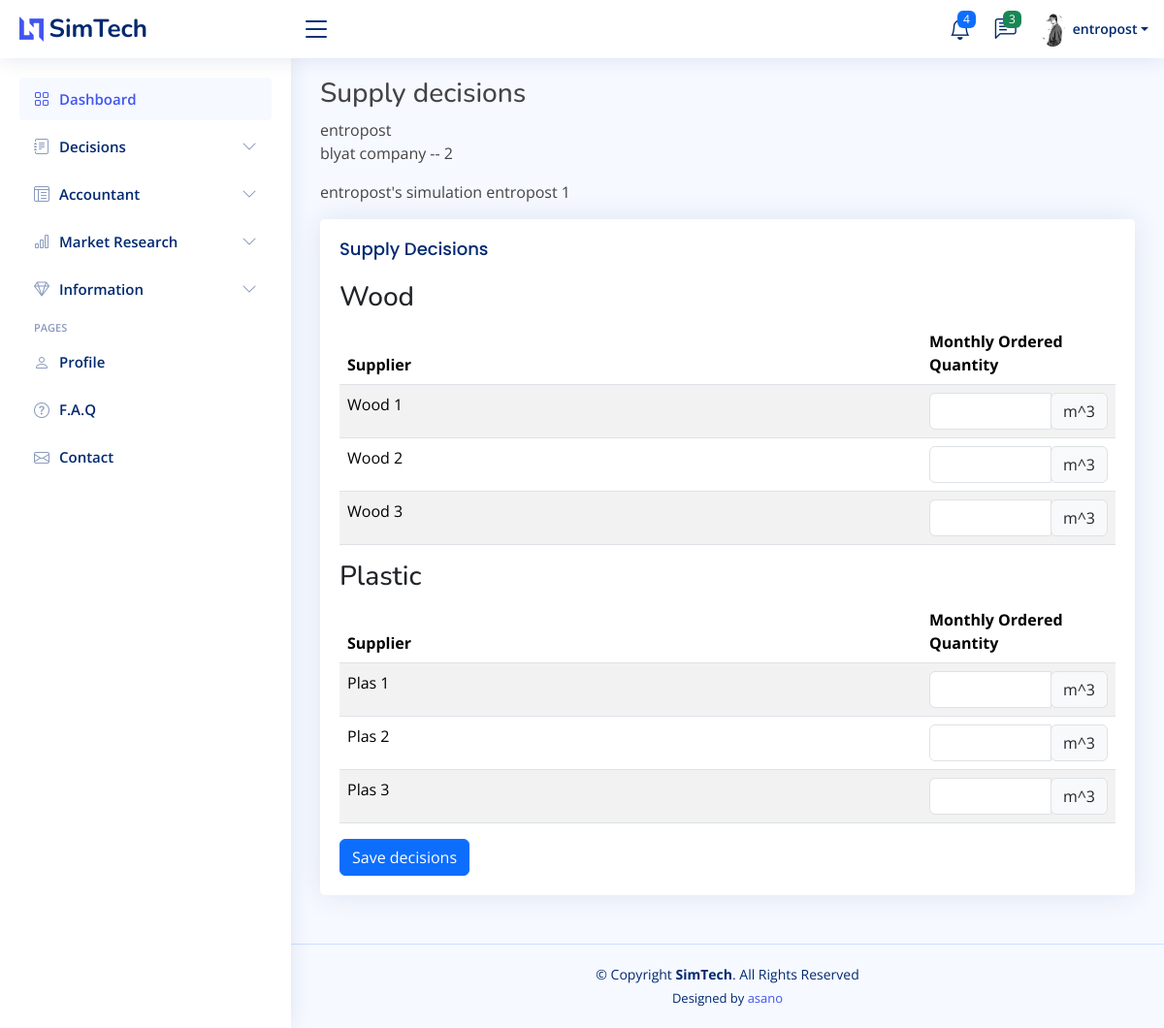
Page /play/session/3/decisions/supply (signed in) on the earlier database version.
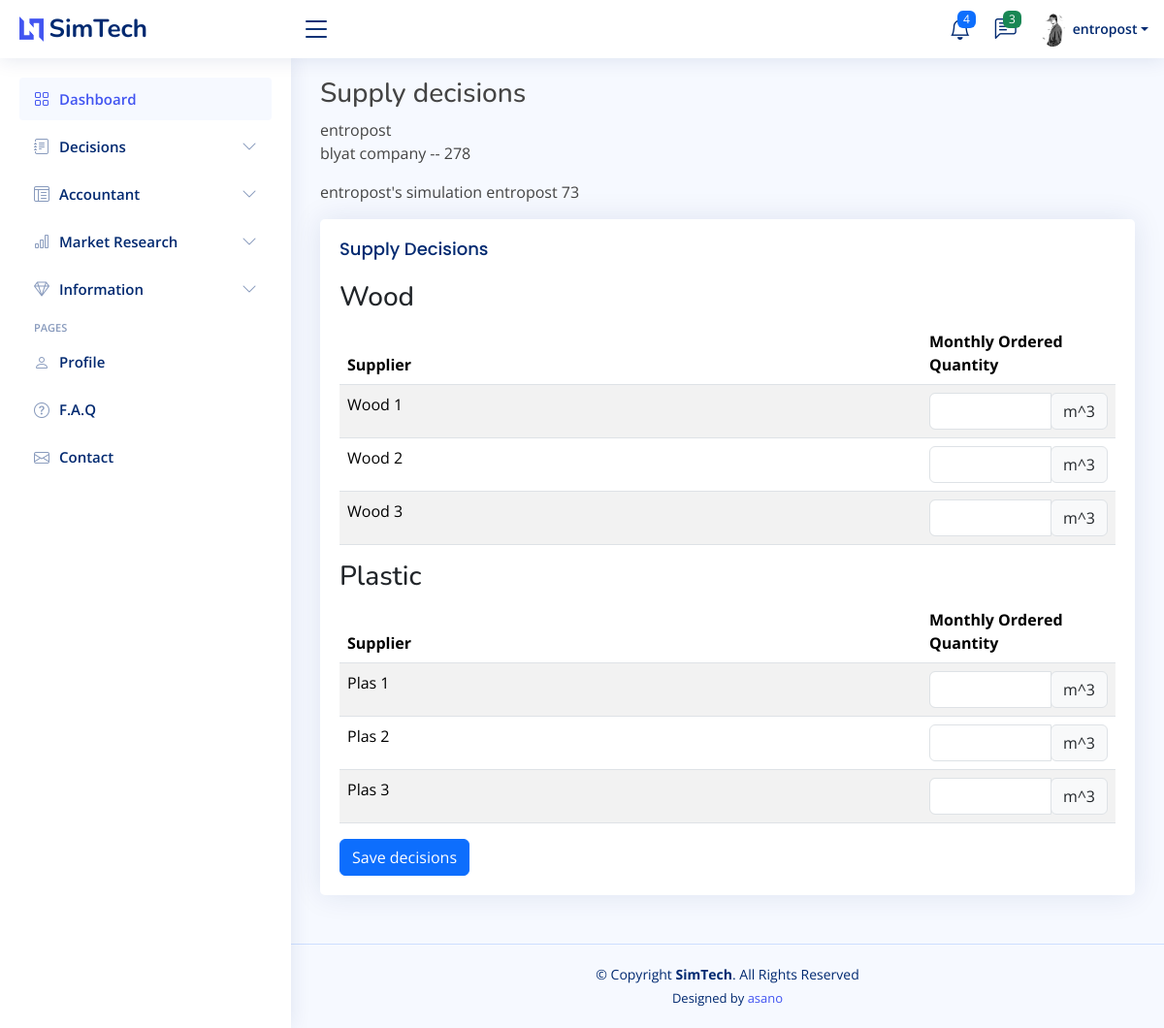
Same page on the later database version.
### simGame/models.py (models this page shows)
class Company(models.Model):
    simgame = models.ForeignKey(simGame, on_delete = models.RESTRICT)
    owner = models.ForeignKey(User, on_delete = models.RESTRICT, null = True)
    month = models.IntegerField()
    name = models.CharField(max_length=100)
    priceP1 = models.DecimalField(max_digits=8, decimal_places=2, null = True, blank = True)
    priceP2 = models.DecimalField(max_digits=8, decimal_places=2, null = True, blank = True)
    priceP3 = models.DecimalField(max_digits=8, decimal_places=2, null = True, blank = True)
    pubBrand = models.DecimalField(max_digits=8, decimal_places=2, null = True, blank = True)
    pubP1 = models.DecimalField(max_digits=8, decimal_places=2, null = True, blank = True)
    pubP2 = models.DecimalField(max_digits=8, decimal_places=2, null = True, blank = True)
    pubP3 = models.DecimalField(max_digits=8, decimal_places=2, null = True, blank = True)
    payDelP1 = models.IntegerField(null = True, blank = True)
    payDelP2 = models.IntegerField(null = True, blank = True)
    payDelP3 = models.IntegerField(null = True, blank = True)
    prodOrderP1 = models.IntegerField(null = True, blank = True)
    prodOrderP2 = models.IntegerField(null = True, blank = True)
    prodOrderP3 = models.IntegerField(null = True, blank = True)
    acqMoul = models.IntegerField(null = True, blank = True)
    acqFin = models.IntegerField(null = True, blank = True)
    cesMoul = models.IntegerField(null = True, blank = True)
    cesFin = models.IntegerField(null = True, blank = True)
    newLeasingMoul = models.IntegerField(null = True, blank = True)
    newLeasingFin = models.IntegerField(null = True, blank = True)
    comWood1 = models.DecimalField(max_digits=8, decimal_places=2, null = True, blank = True)
    comWood2 = models.DecimalField(max_digits=8, decimal_places=2, null = True, blank = True)
    comWood3 = models.DecimalField(max_digits=8, decimal_places=2, null = True, blank = True)
    comPlastic1 = models.DecimalField(max_digits=8, decimal_places=2, null = True, blank = True)
    comPlastic2 = models.DecimalField(max_digits=8, decimal_places=2, null = True, blank = True)
    comPlastic3 = models.DecimalField(max_digits=8, decimal_places=2, null = True, blank = True)
    commercialRepHirings = models.IntegerField(null = True, blank = True)
    commercialRepDismissals = models.IntegerField(null = True, blank = True)
    commercialRepBaseSalary = models.DecimalField(max_digits=8, decimal_places=2, null = True, blank = True)
    commercialRepCommisions = models.DecimalField(max_digits=4, decimal_places=2, null = True, blank = True)
    productionDirHirings = models.IntegerField(null = True, blank = True)
    productionDirDismissals = models.IntegerField(null = True, blank = True)
    productionDirBaseSalary = models.DecimalField(max_digits=8, decimal_places=2, null = True, blank = True)
    productionExecHirings = models.IntegerField(null = True, blank = True)
    productionExecDismissals = models.IntegerField(null = True, blank = True)
    productionExecBaseSalary = models.DecimalField(max_digits=8, decimal_places=2, null = True, blank = True)
    productionEmpHirings = models.IntegerField(null = True, blank = True)
    productionEmpDismissals = models.IntegerField(null = True, blank = True)
    productionEmpBaseSalary = models.DecimalField(max_digits=8, decimal_places=2, null = True, blank = True)
    supplyDirHirings = models.IntegerField(null = True, blank = True)
    supplyDirDismissals = models.IntegerField(null = True, blank = True)
    supplyDirBaseSalary = models.DecimalField(max_digits=8, decimal_places=2, null = True, blank = True)
    supplyExecHirings = models.IntegerField(null = True, blank = True)
    supplyExecDismissals = models.IntegerField(null = True, blank = True)
    supplyExecBaseSalary = models.DecimalField(max_digits=8, decimal_places=2, null = True, blank = True)
    supplyEmpHirings = models.IntegerField(null = True, blank = True)
    supplyEmpDismissals = models.IntegerField(null = True, blank = True)
    supplyEmpBaseSalary = models.DecimalField(max_digits=8, decimal_places=2, null = True, blank = True)
    administrationDirHirings = models.IntegerField(null = True, blank = True)
    administrationDirDismissals = models.IntegerField(null = True, blank = True)
    administrationDirBaseSalary = models.DecimalField(max_digits=8, decimal_places=2, null = True, blank = True)
    administrationExecHirings = models.IntegerField(null = True, blank = True)
    administrationExecDimissals = models.IntegerField(null = True, blank = True)
    administrationExecBaseSalary = models.IntegerField(null = True, blank = True)
    administrationEmpHirings = models.IntegerField(null = True, blank = True)
    administrationEmpDismissals = models.IntegerField(null = True, blank = True)
    administrationEmpBaseSalary = models.DecimalField(max_digits=8, decimal_places=2, null = True, blank = True)
    savingsInvestment = models.DecimalField(max_digits=10, decimal_places=2, null = True, blank = True)
    savingsWithdrawal = models.DecimalField(max_digits=10, decimal_places=2, null = True, blank = True)
    insuranceSubscription = models.BooleanField(null = True, blank = True)
    scoreQAP1 = models.DecimalField(max_digits=5, decimal_places=2, null = True, blank = True)
    scoreQAP2 = models.DecimalField(max_digits=5, decimal_places=2, null = True, blank = True)
    scoreQAP3 = models.DecimalField(max_digits=5, decimal_places=2, null = True, blank = True)
    scoreQPP1 = models.DecimalField(max_digits=5, decimal_places=2, null = True, blank = True)
    scoreQPP2 = models.DecimalField(max_digits=5, decimal_places=2, null = True, blank = True)
    scoreQPP3 = models.DecimalField(max_digits=5, decimal_places=2, null = True, blank = True)
    scoreSatP1 = models.DecimalField(max_digits=5, decimal_places=2, null = True, blank = True)
    scoreSatP2 = models.DecimalField(max_digits=5, decimal_places=2, null = True, blank = True)
    scoreSatP3 = models.DecimalField(max_digits=5, decimal_places=2, null = True, blank = True)
    scorePubBrandP1 = models.DecimalField(max_digits=5, decimal_places=2, null = True, blank = True)
    scorePubBrandP2 = models.DecimalField(max_digits=5, decimal_places=2, null = True, blank = True)
    scorePubBrandP3 = models.DecimalField(max_digits=5, decimal_places=2, null = True, blank = True)
    scorePubP1 = models.DecimalField(max_digits=5, decimal_places=2, null = True, blank = True)
    scorePubP2 = models.DecimalField(max_digits=5, decimal_places=2, null = True, blank = True)
    scorePubP3 = models.DecimalField(max_digits=5, decimal_places=2, null = True, blank = True)
    scorePayDelP1 = models.DecimalField(max_digits=5, decimal_places=2, null = True, blank = True)
    scorePayDelP2 = models.DecimalField(max_digits=5, decimal_places=2, null = True, blank = True)
    scorePayDelP3 = models.DecimalField(max_digits=5, decimal_places=2, null = True, blank = True)
    scoreSellingForceP1 = models.DecimalField(max_digits=5, decimal_places=2, null = True, blank = True)
    scoreSellingForceP2 = models.DecimalField(max_digits=5, decimal_places=2, null = True, blank = True)
    scoreSellingForceP3 = models.DecimalField(max_digits=5, decimal_places=2, null = True, blank = True)
    salesP1 = models.IntegerField(null = True, blank = True)
    salesP2 = models.IntegerField(null = True, blank = True)
    salesP3 =  models.IntegerField(null = True, blank = True)
    salesGlob = models.IntegerField(null = True, blank = True)
    revenueP1 = models.DecimalField(max_digits=12, decimal_places=2, null = True, blank = True)
    revenueP2 = models.DecimalField(max_digits=12, decimal_places=2, null = True, blank = True)
    revenueP3 = models.DecimalField(max_digits=12, decimal_places=2, null = True, blank = True)
    revenueGlob = models.DecimalField(max_digits=12, decimal_places=2, null = True, blank = True)
    decisionsSaved = models.BooleanField(default=False)
    is_simulated = models.BooleanField(default=False)
    created_at = models.DateTimeField(auto_now_add=True)
    updated_at = models.DateTimeField(auto_now=True)
    revenueVariations = models.DecimalField(max_digits=5, decimal_places=2, null=True, blank=True)
    salesVariations = models.DecimalField(max_digits=5, decimal_places=2, null=True, blank=True)
    marketPartP1 = models.DecimalField(max_digits=5, decimal_places=2, null=True, blank=True)
    marketPartP2 = models.DecimalField(max_digits=5, decimal_places=2, null=True, blank=True)
    marketPartP3 = models.DecimalField(max_digits=5, decimal_places=2, null=True, blank=True)
    marketPartGlob = models.DecimalField(max_digits=5, decimal_places=2, null=True, blank=True)
    marketPartVar = models.DecimalField(max_digits=5, decimal_places=2, null=True, blank=True)
    intangibleAssets = models.DecimalField(max_digits=12, decimal_places=2, null=True, blank=True)
    land = models.DecimalField(max_digits=12, decimal_places=2, null=True, blank=True)
    constructions = models.DecimalField(max_digits=12, decimal_places=2, null=True, blank=True)
    machines = models.DecimalField(max_digits=12, decimal_places=2, null=True, blank=True)
    rawMaterials = models.DecimalField(max_digits=12, decimal_places=2, null=True, blank=True)
    finishedProducts = models.DecimalField(max_digits=12, decimal_places=2, null=True, blank=True)
    accountsReceivable = models.DecimalField(max_digits=12, decimal_places=2, null=True, blank=True)
    defferedTaxAssets = models.DecimalField(max_digits=12, decimal_places=2, null=True, blank=True)
    taxDeposit = models.DecimalField(max_digits=12, decimal_places=2, null=True, blank=True)
    savingsAccount = models.DecimalField(max_digits=12, decimal_places=2, null=True, blank=True)
    cash = models.DecimalField(max_digits=12, decimal_places=2, null=True, blank=True)
    capital = models.DecimalField(max_digits=12, decimal_places=2, null=True, blank=True)
    legalReserves = models.DecimalField(max_digits=12, decimal_places=2, null=True, blank=True)
    optionalReserves = models.DecimalField(max_digits=12, decimal_places=2, null=True, blank=True)
    retainedEarnings = models.DecimalField(max_digits=12, decimal_places=2, null=True, blank=True)
    riskProvisons = models.DecimalField(max_digits=12, decimal_places=2, null=True, blank=True)
    loans = models.DecimalField(max_digits=12, decimal_places=2, null=True, blank=True)
    accountsPayable = models.DecimalField(max_digits=12, decimal_places=2, null=True, blank=True)
    defferedTaxLiabilities = models.DecimalField(max_digits=12, decimal_places=2, null=True, blank=True)
    incomeTaxLiabilities = models.DecimalField(max_digits=12, decimal_places=2, null=True, blank=True)
    otherLiabilities = models.DecimalField(max_digits=12, decimal_places=2, null=True, blank=True)

class simGame(models.Model):
    name = models.CharField(max_length=100)
    host = models.ForeignKey(User, on_delete = models.RESTRICT, null = True)
    status = models.CharField(max_length=10)
    scenario = models.CharField(max_length=15)
    month = models.IntegerField(null = True)
    maxCompanies = models.IntegerField(null = True)
    duration = models.IntegerField(null = True)
    created_at = models.DateTimeField(auto_now_add=True)
    updated_at = models.DateTimeField(auto_now=True)

### simGame/views.py (the view, shortened to what this page needs)
# urls.py: path("play/session/<int:pk>/decisions/supply", views.supplyDecisions, name='supply-decisions'),
@login_required(login_url='login')
def supplyDecisions(request, pk):
    user = request.user
    game = simGame.objects.get(pk=pk)
    company = Company.objects.filter(simgame=game, owner=user, month=game.month)[0]
    candidates = Company.objects.filter(simgame=game)
    flag = request.user not in [candidate.owner for candidate in candidates]
    context = {'user':user, 'game':game, 'company':company}
    if flag:
        pass
    context = {'user':user, 'game':game, 'company':company}
    return render(request, "supply-decisions.html", context)

### simGame/templates/supply-decisions.html (shortened to what the changed rows need)
{% extends 'index.html' %}
{% block content %}
<main id="main" class="main">
    <h3>Supply decisions</h3>
    {{user.username}}
    <p>{{company.name}} -- {{company.id}}</p>
    <p>{{game.name}} {{game.host}} {{game.month}}</p>
    <div>
        <div class="col-lg-12">
            <div class="card">
              <div class="card-body">
        <form method="POST" action="">
            <table class="table table-striped">
                <thead>
                  <tr >
                    <th  scope="col">Supplier</th>
                    <th scope="col">Monthly Ordered Quantity</th>
                  </tr>
                </thead>
                <tbody>
                    <tr>
                      <td class="col-3">
                        <div class="input-group col-sm-6">
                            <input type="number" min="0" name="wood1" class="form-control" aria-label="Amount (to the nearest dollar)" value="{{company.comWood1}}">
                            <div class="input-group-append"><span class="input-group-text">m^3</span></div>
                          </div>
                    </td>
                    </tr>
                    <tr>
                        <td class="col-3">
                          <div class="input-group col-sm-6">
                              <input type="number" min="0" name="wood2" class="form-control" aria-label="Amount (to the nearest dollar)" value="{{company.comWood2}}">
                              <div class="input-group-append"><span class="input-group-text">m^3</span></div>
                            </div>
                      </td>
                      </tr>
                      <tr>
                        <td class="col-3">
                          <div class="input-group col-sm-6">
                              <input type="number" min="0" name="wood3" class="form-control" aria-label="Amount (to the nearest dollar)" value="{{company.comWood3}}">
                              <div class="input-group-append"><span class="input-group-text">m^3</span></div>
                            </div>
                      </td>
                      </tr>
                </tbody>
            </table>
            <table class="table table-striped">
                <thead>
                  <tr >
                    <th  scope="col">Supplier</th>
                    <th scope="col">Monthly Ordered Quantity</th>
                  </tr>
                </thead>
                <tbody>
                    <tr>
                      <td class="col-3">
                        <div class="input-group col-sm-6">
                            <input type="number" min="0" name="plas1" class="form-control" aria-label="Amount (to the nearest dollar)" value="{{company.comPlastic1}}">
                            <div class="input-group-append"><span class="input-group-text">m^3</span></div>
                          </div>
                    </td>
                    </tr>
                    <tr>
                        <td class="col-3">
                          <div class="input-group col-sm-6">
                              <input type="number" min="0" name="plas2" class="form-control" aria-label="Amount (to the nearest dollar)" value="{{company.comPlastic2}}">
                              <div class="input-group-append"><span class="input-group-text">m^3</span></div>
                            </div>
                      </td>
                      </tr>
                      <tr>
                        <td class="col-3">
                          <div class="input-group col-sm-6">
                              <input type="number" min="0" name="plas3" class="form-control" aria-label="Amount (to the nearest dollar)" value="{{company.comPlastic3}}">
                              <div class="input-group-append"><span class="input-group-text">m^3</span></div>
                            </div>
                      </td>
                      </tr>
                </tbody>
            </table>
            </div>
        </div>
        </div>
    </div>
    </main>
{% endblock content %}

Differences in the rows shown:
no longer on this page (row edited): Company: name "blyat company", id "2"
added Company: name "blyat company", id "278"
changed simGame "entropost's simulation": month "1" → "73"
